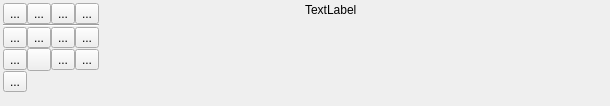
<?xml version="1.0" encoding="UTF-8"?>
<ui version="4.0">
 <class>IScrOptWpt</class>
 <widget class="QWidget" name="IScrOptWpt">
  <property name="geometry">
   <rect>
    <x>0</x>
    <y>0</y>
    <width>610</width>
    <height>106</height>
   </rect>
  </property>
  <property name="sizePolicy">
   <sizepolicy hsizetype="MinimumExpanding" vsizetype="MinimumExpanding">
    <horstretch>0</horstretch>
    <verstretch>0</verstretch>
   </sizepolicy>
  </property>
  <property name="windowTitle">
   <string>Form</string>
  </property>
  <layout class="QHBoxLayout" name="horizontalLayout">
   <property name="spacing">
    <number>3</number>
   </property>
   <property name="leftMargin">
    <number>3</number>
   </property>
   <property name="topMargin">
    <number>3</number>
   </property>
   <property name="rightMargin">
    <number>3</number>
   </property>
   <property name="bottomMargin">
    <number>3</number>
   </property>
   <item>
    <layout class="QGridLayout" name="gridLayout">
     <property name="spacing">
      <number>0</number>
     </property>
     <item row="4" column="0">
      <widget class="QToolButton" name="toolCoordToClipboard">
       <property name="toolTip">
        <string>Copy position of waypoint to Clipboard.</string>
       </property>
       <property name="text">
        <string>...</string>
       </property>
       <property name="icon">
        <iconset resource="../../resources.qrc">
         <normaloff>:/icons/32x32/CopyCoord.png</normaloff>:/icons/32x32/CopyCoord.png</iconset>
       </property>
      </widget>
     </item>
     <item row="3" column="1">
      <widget class="QToolButton" name="toolDelRadius">
       <property name="toolTip">
        <string>Delete circle defined by waypoint</string>
       </property>
       <property name="text">
        <string/>
       </property>
       <property name="icon">
        <iconset resource="../../resources.qrc">
         <normaloff>:/icons/32x32/WptDelProx.png</normaloff>:/icons/32x32/WptDelProx.png</iconset>
       </property>
      </widget>
     </item>
     <item row="2" column="3">
      <widget class="QToolButton" name="toolAddElevation">
       <property name="toolTip">
        <string>Replace elevation by the view's DEM data.</string>
       </property>
       <property name="text">
        <string>...</string>
       </property>
       <property name="icon">
        <iconset resource="../../resources.qrc">
         <normaloff>:/icons/32x32/SetEle.png</normaloff>:/icons/32x32/SetEle.png</iconset>
       </property>
      </widget>
     </item>
     <item row="2" column="1">
      <widget class="QToolButton" name="toolMove">
       <property name="toolTip">
        <string>Move waypoint to a new location.</string>
       </property>
       <property name="text">
        <string>...</string>
       </property>
       <property name="icon">
        <iconset resource="../../resources.qrc">
         <normaloff>:/icons/32x32/WptMove.png</normaloff>:/icons/32x32/WptMove.png</iconset>
       </property>
      </widget>
     </item>
     <item row="3" column="0">
      <widget class="QToolButton" name="toolEditRadius">
       <property name="toolTip">
        <string>edit radius of circular area</string>
       </property>
       <property name="text">
        <string>...</string>
       </property>
       <property name="icon">
        <iconset resource="../../resources.qrc">
         <normaloff>:/icons/32x32/WptEditProx.png</normaloff>:/icons/32x32/WptEditProx.png</iconset>
       </property>
       <property name="checkable">
        <bool>false</bool>
       </property>
      </widget>
     </item>
     <item row="3" column="2">
      <widget class="QToolButton" name="toolNogoArea">
       <property name="toolTip">
        <string>Switch between proximity and nogo-area</string>
       </property>
       <property name="text">
        <string>...</string>
       </property>
       <property name="icon">
        <iconset resource="../../resources.qrc">
         <normaloff>:/icons/32x32/NoGo.png</normaloff>:/icons/32x32/NoGo.png</iconset>
       </property>
       <property name="checkable">
        <bool>true</bool>
       </property>
      </widget>
     </item>
     <item row="2" column="0">
      <widget class="QToolButton" name="toolBubble">
       <property name="toolTip">
        <string>Show content as static bubble.</string>
       </property>
       <property name="text">
        <string>...</string>
       </property>
       <property name="icon">
        <iconset resource="../../resources.qrc">
         <normaloff>:/icons/32x32/Bubble.png</normaloff>:/icons/32x32/Bubble.png</iconset>
       </property>
       <property name="checkable">
        <bool>true</bool>
       </property>
      </widget>
     </item>
     <item row="0" column="3">
      <widget class="QToolButton" name="toolDelete">
       <property name="toolTip">
        <string>Delete waypoint from project.</string>
       </property>
       <property name="text">
        <string>...</string>
       </property>
       <property name="icon">
        <iconset resource="../../resources.qrc">
         <normaloff>:/icons/32x32/DeleteOne.png</normaloff>:/icons/32x32/DeleteOne.png</iconset>
       </property>
      </widget>
     </item>
     <item row="3" column="3">
      <widget class="QToolButton" name="toolSearchWeb">
       <property name="toolTip">
        <string>Search for information about the waypoint's position on selected websites.</string>
       </property>
       <property name="text">
        <string>...</string>
       </property>
       <property name="icon">
        <iconset resource="../../resources.qrc">
         <normaloff>:/icons/32x32/SearchWeb.png</normaloff>:/icons/32x32/SearchWeb.png</iconset>
       </property>
      </widget>
     </item>
     <item row="5" column="0">
      <spacer name="verticalSpacer">
       <property name="orientation">
        <enum>Qt::Orientation::Vertical</enum>
       </property>
       <property name="sizeHint" stdset="0">
        <size>
         <width>20</width>
         <height>1</height>
        </size>
       </property>
      </spacer>
     </item>
     <item row="0" column="2">
      <widget class="QToolButton" name="toolCopy">
       <property name="toolTip">
        <string>Copy waypoint into another project.</string>
       </property>
       <property name="text">
        <string>...</string>
       </property>
       <property name="icon">
        <iconset resource="../../resources.qrc">
         <normaloff>:/icons/32x32/Copy.png</normaloff>:/icons/32x32/Copy.png</iconset>
       </property>
      </widget>
     </item>
     <item row="0" column="0">
      <widget class="QToolButton" name="toolEdit">
       <property name="enabled">
        <bool>true</bool>
       </property>
       <property name="toolTip">
        <string>View details and edit.</string>
       </property>
       <property name="text">
        <string>...</string>
       </property>
       <property name="icon">
        <iconset resource="../../resources.qrc">
         <normaloff>:/icons/32x32/EditDetails.png</normaloff>:/icons/32x32/EditDetails.png</iconset>
       </property>
      </widget>
     </item>
     <item row="0" column="1">
      <widget class="QToolButton" name="toolTags">
       <property name="toolTip">
        <string>Set tags and rating.</string>
       </property>
       <property name="text">
        <string>...</string>
       </property>
       <property name="icon">
        <iconset resource="../../resources.qrc">
         <normaloff>:/icons/32x32/Tag.png</normaloff>:/icons/32x32/Tag.png</iconset>
       </property>
      </widget>
     </item>
     <item row="2" column="2">
      <widget class="QToolButton" name="toolProj">
       <property name="toolTip">
        <string>Clone waypoint and move clone a given distance and angle.</string>
       </property>
       <property name="text">
        <string>...</string>
       </property>
       <property name="icon">
        <iconset resource="../../resources.qrc">
         <normaloff>:/icons/32x32/WptProj.png</normaloff>:/icons/32x32/WptProj.png</iconset>
       </property>
      </widget>
     </item>
     <item row="1" column="0" colspan="4">
      <widget class="Line" name="line">
       <property name="orientation">
        <enum>Qt::Orientation::Horizontal</enum>
       </property>
      </widget>
     </item>
    </layout>
   </item>
   <item>
    <widget class="CPhotoAlbum" name="photoAlbum" native="true">
     <property name="minimumSize">
      <size>
       <width>200</width>
       <height>100</height>
      </size>
     </property>
    </widget>
   </item>
   <item>
    <widget class="QLabel" name="label">
     <property name="sizePolicy">
      <sizepolicy hsizetype="MinimumExpanding" vsizetype="Preferred">
       <horstretch>0</horstretch>
       <verstretch>0</verstretch>
      </sizepolicy>
     </property>
     <property name="maximumSize">
      <size>
       <width>500</width>
       <height>16777215</height>
      </size>
     </property>
     <property name="text">
      <string>TextLabel</string>
     </property>
     <property name="alignment">
      <set>Qt::AlignmentFlag::AlignLeading|Qt::AlignmentFlag::AlignLeft|Qt::AlignmentFlag::AlignTop</set>
     </property>
     <property name="wordWrap">
      <bool>true</bool>
     </property>
     <property name="openExternalLinks">
      <bool>true</bool>
     </property>
     <property name="textInteractionFlags">
      <set>Qt::TextInteractionFlag::LinksAccessibleByMouse|Qt::TextInteractionFlag::TextSelectableByMouse</set>
     </property>
    </widget>
   </item>
  </layout>
 </widget>
 <customwidgets>
  <customwidget>
   <class>CPhotoAlbum</class>
   <extends>QWidget</extends>
   <header>widgets/CPhotoAlbum.h</header>
   <container>1</container>
  </customwidget>
 </customwidgets>
 <resources>
  <include location="../../resources.qrc"/>
 </resources>
 <connections/>
</ui>
